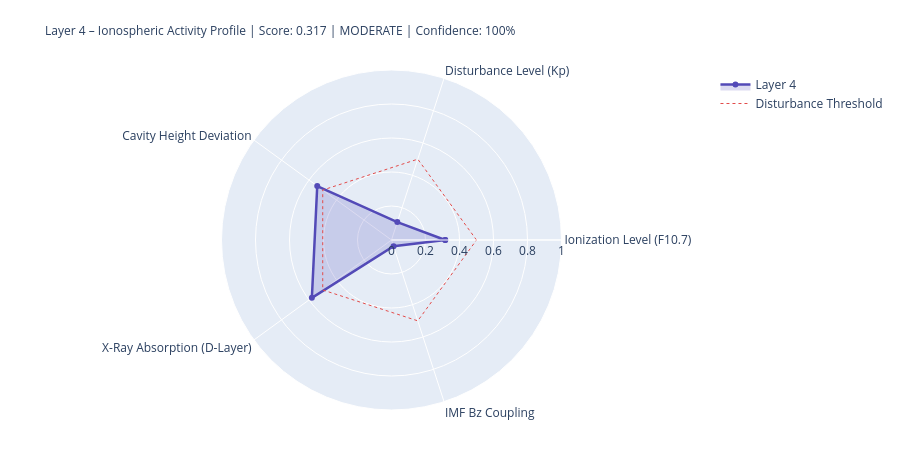

The notebook cell saved with this chart:
### Markdown cell above
---
## 4. State Assessment & Handoff to Layer 5

### Code cell
# ============================================================
# LAYER-4-SCORE
# ============================================================

COMPONENTS = {
    'Ionization Level (F10.7)':    {'score': ioniz,       'source': 'primary' if f107_now else 'from_layer0', 'dynamic': True},
    'Disturbance Level (Kp)':          {'score': disturb,     'source': 'primary' if kp_now   else 'from_layer0', 'dynamic': True},
    'Cavity Height Deviation':    {'score': h_dev,       'source': 'derived',                                'dynamic': True},
    'X-Ray Absorption (D-Layer)':{'score': xray_ioniz,  'source': 'primary' if xray_now else 'missing',     'dynamic': True},
    'IMF Bz Coupling':             {'score': bz_coupling, 'source': 'primary' if bz_now   else 'from_layer0', 'dynamic': True},
}

available    = {k: v['score'] for k, v in COMPONENTS.items() if v['score'] is not None}
unavailable  = [k for k, v in COMPONENTS.items() if v['score'] is None]
layer4_score = round(sum(available.values()) / len(available), 4) if available else None
confidence   = round(len(available) / len(COMPONENTS), 2)
level = ('unknown' if layer4_score is None
         else 'quiet'   if layer4_score < 0.3
         else 'moderate' if layer4_score < 0.6
         else 'active')
dominant_l4 = max(available, key=available.get) if available else 'none'

# Resonance delta for Schumann SR-1
sr1_ref = schumann_freq(1, 80.0)
sr1_now = schumann_freq(1, h_eff)
sr1_delta_mhz = (sr1_now - sr1_ref) * 1000

# Propagation conditions
prop_cond = ('disturbed'   if kp_val > 4
             else 'unsettled' if kp_val > 2
             else 'normal')
if xray_class in ['X', 'M']:
    prop_cond = 'Radio-Blackout moeglich'

W = 68
print('=' * W)
print('LAYER 4 – IONOSPHERE – STATE ASSESSMENT')
print('=' * W)
for name, comp in COMPONENTS.items():
    s = comp['score']
    if s is not None:
        bar = '█' * int(s * 20) + '░' * (20 - int(s * 20))
        print(f'  {name:<36} {bar}  {s:.3f}  [{comp["source"]}]')
    else:
        print(f'  {name:<36} {"─" * 20}  n/a   [missing]')
print('-' * W)
print(f'  Score:          {layer4_score:.3f}  ({len(available)}/{len(COMPONENTS)} components)')
print(f'  Confidence:     {confidence:.0%}')
print(f'  Level:          {level.upper()}')
print(f'  Dominant:       {dominant_l4}')
print(f'  Cavity height:  {h_eff:.1f} km  (Ref: 80.0 km)')
print(f'  SR-1:           {sr1_now:.3f} Hz  (Δ {sr1_delta_mhz:+.1f} mHz vs. ref)')
print(f'  Propagation:    {prop_cond}')
print(f'  X-Ray:          {xray_class}-class  ({xray_now:.2e} W/m²)' if xray_now else '  X-Ray:          n/a')
print('=' * W)

# Radar
cats   = list(available.keys())
vals_r = list(available.values())
if len(cats) >= 3:
    fig = go.Figure()
    fig.add_trace(go.Scatterpolar(
        r=vals_r + [vals_r[0]], theta=cats + [cats[0]],
        fill='toself', fillcolor='rgba(83,74,183,0.20)',
        line=dict(color='#534AB7', width=2.5), name='Layer 4'
    ))
    fig.add_trace(go.Scatterpolar(
        r=[0.5] * (len(cats)+1), theta=cats + [cats[0]],
        line=dict(color='#E24B4A', dash='dot', width=1),
        mode='lines', name='Disturbance Threshold'
    ))
    fig.update_layout(
        title=dict(
            text=f'Layer 4 – Ionospheric Activity Profile | Score: {layer4_score:.3f} | {level.upper()} | Confidence: {confidence:.0%}',
            font=dict(size=12)
        ),
        polar=dict(radialaxis=dict(visible=True, range=[0, 1])),
        height=450, showlegend=True,
        margin=dict(l=80, r=80, t=70, b=40)
    )
    fig.show()

### Figure 1 — Plotly figure (JSON) as saved in the notebook; plotly's stock layout.template omitted (floating-point values rounded to 4 significant figures)
{"data": [{"fill": "toself", "fillcolor": "rgba(83,74,183,0.20)", "line": {"color": "#534AB7", "width": 2.5}, "name": "Layer 4", "r": [0.316, 0.111, 0.54, 0.579, 0.039, 0.316], "theta": ["Ionization Level (F10.7)", "Disturbance Level (Kp)", "Cavity Height Deviation", "X-Ray Absorption (D-Layer)", "IMF Bz Coupling", "Ionization Level (F10.7)"], "type": "scatterpolar"}, {"line": {"color": "#E24B4A", "dash": "dot", "width": 1}, "mode": "lines", "name": "Disturbance Threshold", "r": [0.5, 0.5, 0.5, 0.5, 0.5, 0.5], "theta": ["Ionization Level (F10.7)", "Disturbance Level (Kp)", "Cavity Height Deviation", "X-Ray Absorption (D-Layer)", "IMF Bz Coupling", "Ionization Level (F10.7)"], "type": "scatterpolar"}], "layout": {"height": 450, "margin": {"b": 40, "l": 80, "r": 80, "t": 70}, "polar": {"radialaxis": {"range": [0, 1], "visible": true}}, "showlegend": true, "title": {"font": {"size": 12}, "text": "Layer 4 – Ionospheric Activity Profile | Score: 0.317 | MODERATE | Confidence: 100%"}}}
